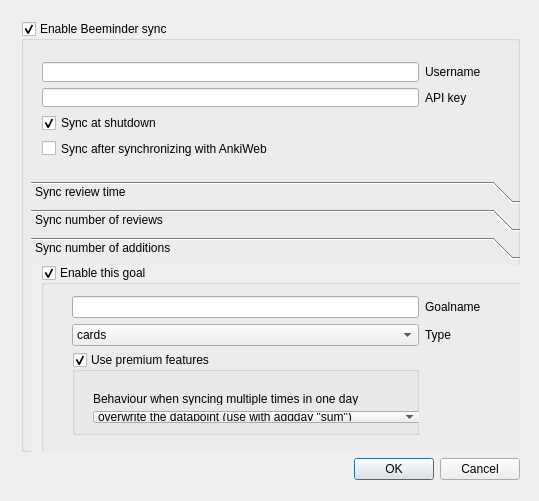
<?xml version="1.0" encoding="UTF-8"?>
<ui version="4.0">
 <class>BeeminderSettings</class>
 <widget class="QDialog" name="BeeminderSettings">
  <property name="geometry">
   <rect>
    <x>0</x>
    <y>0</y>
    <width>539</width>
    <height>501</height>
   </rect>
  </property>
  <property name="windowTitle">
   <string>Beeminder Settings</string>
  </property>
  <widget class="QWidget" name="gridLayoutWidget">
   <property name="geometry">
    <rect>
     <x>10</x>
     <y>10</y>
     <width>521</width>
     <height>481</height>
    </rect>
   </property>
   <layout class="QGridLayout" name="top_gridLayout">
    <item row="2" column="0">
     <widget class="QDialogButtonBox" name="buttonBox">
      <property name="standardButtons">
       <set>QDialogButtonBox::Cancel|QDialogButtonBox::Ok</set>
      </property>
     </widget>
    </item>
    <item row="1" column="0">
     <widget class="QGroupBox" name="enabled">
      <property name="enabled">
       <bool>true</bool>
      </property>
      <property name="title">
       <string>Enable Beeminder sync</string>
      </property>
      <property name="checkable">
       <bool>true</bool>
      </property>
      <widget class="QWidget" name="gridLayoutWidget_4">
       <property name="geometry">
        <rect>
         <x>10</x>
         <y>30</y>
         <width>461</width>
         <height>118</height>
        </rect>
       </property>
       <layout class="QGridLayout" name="general_gridLayout">
        <item row="2" column="0">
         <widget class="QCheckBox" name="shutdown">
          <property name="enabled">
           <bool>true</bool>
          </property>
          <property name="text">
           <string>Sync at shutdown</string>
          </property>
          <property name="checked">
           <bool>true</bool>
          </property>
         </widget>
        </item>
        <item row="1" column="0">
         <widget class="QLineEdit" name="token"/>
        </item>
        <item row="0" column="1">
         <widget class="QLabel" name="username_label">
          <property name="text">
           <string>Username</string>
          </property>
         </widget>
        </item>
        <item row="0" column="0">
         <widget class="QLineEdit" name="username"/>
        </item>
        <item row="1" column="1">
         <widget class="QLabel" name="token_label">
          <property name="text">
           <string>API key</string>
          </property>
         </widget>
        </item>
        <item row="3" column="0">
         <widget class="QCheckBox" name="ankiweb">
          <property name="text">
           <string>Sync after synchronizing with AnkiWeb</string>
          </property>
         </widget>
        </item>
       </layout>
      </widget>
      <widget class="QToolBox" name="goals_toolBox">
       <property name="geometry">
        <rect>
         <x>10</x>
         <y>160</y>
         <width>501</width>
         <height>281</height>
        </rect>
       </property>
       <property name="currentIndex">
        <number>2</number>
       </property>
       <widget class="QWidget" name="time_page">
        <property name="geometry">
         <rect>
          <x>0</x>
          <y>0</y>
          <width>501</width>
          <height>188</height>
         </rect>
        </property>
        <attribute name="label">
         <string>Sync review time</string>
        </attribute>
        <widget class="QGroupBox" name="time_enabled">
         <property name="geometry">
          <rect>
           <x>10</x>
           <y>0</y>
           <width>491</width>
           <height>191</height>
          </rect>
         </property>
         <property name="title">
          <string>Enable this goal</string>
         </property>
         <property name="checkable">
          <bool>true</bool>
         </property>
         <widget class="QWidget" name="gridLayoutWidget_2">
          <property name="geometry">
           <rect>
            <x>20</x>
            <y>20</y>
            <width>431</width>
            <height>161</height>
           </rect>
          </property>
          <layout class="QGridLayout" name="gridLayout">
           <item row="2" column="1">
            <widget class="QLabel" name="time_slug_label">
             <property name="text">
              <string>Goalname</string>
             </property>
            </widget>
           </item>
           <item row="3" column="0">
            <widget class="QComboBox" name="time_units">
             <item>
              <property name="text">
               <string>hours</string>
              </property>
             </item>
             <item>
              <property name="text">
               <string>minutes</string>
              </property>
             </item>
             <item>
              <property name="text">
               <string>seconds</string>
              </property>
             </item>
            </widget>
           </item>
           <item row="3" column="1">
            <widget class="QLabel" name="time_units_label">
             <property name="text">
              <string>Goal units</string>
             </property>
            </widget>
           </item>
           <item row="6" column="0">
            <widget class="QGroupBox" name="time_premium">
             <property name="title">
              <string>Use premium features</string>
             </property>
             <property name="checkable">
              <bool>true</bool>
             </property>
             <property name="checked">
              <bool>true</bool>
             </property>
             <widget class="QWidget" name="gridLayoutWidget_3">
              <property name="geometry">
               <rect>
                <x>10</x>
                <y>30</y>
                <width>350</width>
                <height>52</height>
               </rect>
              </property>
              <layout class="QGridLayout" name="time_premium_gridLayout">
               <item row="1" column="0">
                <widget class="QComboBox" name="time_agg">
                 <item>
                  <property name="text">
                   <string extracomment="use with the default sum aggregation">overwrite the datapoint (use with aggday &quot;sum&quot;)</string>
                  </property>
                 </item>
                 <item>
                  <property name="text">
                   <string extracomment="use with last or max aggregation">keep multiple datapoints (use with &quot;last&quot;, &quot;max&quot;, ...)</string>
                  </property>
                 </item>
                </widget>
               </item>
               <item row="0" column="0">
                <widget class="QLabel" name="time_agg_label">
                 <property name="text">
                  <string>Behaviour when syncing multiple times in one day</string>
                 </property>
                </widget>
               </item>
              </layout>
             </widget>
            </widget>
           </item>
           <item row="2" column="0">
            <widget class="QLineEdit" name="time_slug"/>
           </item>
          </layout>
         </widget>
        </widget>
       </widget>
       <widget class="QWidget" name="reviewed_page">
        <property name="geometry">
         <rect>
          <x>0</x>
          <y>0</y>
          <width>501</width>
          <height>188</height>
         </rect>
        </property>
        <attribute name="label">
         <string>Sync number of reviews</string>
        </attribute>
        <widget class="QGroupBox" name="reviewed_enabled">
         <property name="geometry">
          <rect>
           <x>10</x>
           <y>0</y>
           <width>491</width>
           <height>181</height>
          </rect>
         </property>
         <property name="title">
          <string>Enable this goal</string>
         </property>
         <property name="checkable">
          <bool>true</bool>
         </property>
         <widget class="QWidget" name="gridLayoutWidget_7">
          <property name="geometry">
           <rect>
            <x>20</x>
            <y>20</y>
            <width>431</width>
            <height>131</height>
           </rect>
          </property>
          <layout class="QGridLayout" name="gridLayout_4">
           <item row="2" column="1">
            <widget class="QLabel" name="reviewed_slug_label">
             <property name="text">
              <string>Goalname</string>
             </property>
            </widget>
           </item>
           <item row="5" column="0">
            <widget class="QGroupBox" name="reviewed_premium">
             <property name="title">
              <string>Use premium features</string>
             </property>
             <property name="checkable">
              <bool>true</bool>
             </property>
             <property name="checked">
              <bool>true</bool>
             </property>
             <widget class="QWidget" name="gridLayoutWidget_8">
              <property name="geometry">
               <rect>
                <x>10</x>
                <y>30</y>
                <width>350</width>
                <height>52</height>
               </rect>
              </property>
              <layout class="QGridLayout" name="gridLayout_5">
               <item row="1" column="0">
                <widget class="QComboBox" name="reviewed_agg">
                 <item>
                  <property name="text">
                   <string extracomment="use with the default sum aggregation">overwrite the datapoint (use with aggday &quot;sum&quot;)</string>
                  </property>
                 </item>
                 <item>
                  <property name="text">
                   <string extracomment="use with last or max aggregation">keep multiple datapoints (use with &quot;last&quot;, &quot;max&quot;, ...)</string>
                  </property>
                 </item>
                </widget>
               </item>
               <item row="0" column="0">
                <widget class="QLabel" name="reviewed_agg_label">
                 <property name="text">
                  <string>Behaviour when syncing multiple times in one day</string>
                 </property>
                </widget>
               </item>
              </layout>
             </widget>
            </widget>
           </item>
           <item row="2" column="0">
            <widget class="QLineEdit" name="reviewed_slug"/>
           </item>
          </layout>
         </widget>
        </widget>
       </widget>
       <widget class="QWidget" name="added_page">
        <property name="geometry">
         <rect>
          <x>0</x>
          <y>0</y>
          <width>501</width>
          <height>188</height>
         </rect>
        </property>
        <attribute name="label">
         <string>Sync number of additions</string>
        </attribute>
        <widget class="QGroupBox" name="added_enabled">
         <property name="geometry">
          <rect>
           <x>10</x>
           <y>0</y>
           <width>491</width>
           <height>191</height>
          </rect>
         </property>
         <property name="title">
          <string>Enable this goal</string>
         </property>
         <property name="checkable">
          <bool>true</bool>
         </property>
         <widget class="QWidget" name="gridLayoutWidget_5">
          <property name="geometry">
           <rect>
            <x>20</x>
            <y>20</y>
            <width>431</width>
            <height>161</height>
           </rect>
          </property>
          <layout class="QGridLayout" name="gridLayout_3">
           <item row="2" column="1">
            <widget class="QLabel" name="added_slug_label">
             <property name="text">
              <string>Goalname</string>
             </property>
            </widget>
           </item>
           <item row="5" column="0">
            <widget class="QGroupBox" name="added_premium">
             <property name="title">
              <string>Use premium features</string>
             </property>
             <property name="checkable">
              <bool>true</bool>
             </property>
             <property name="checked">
              <bool>true</bool>
             </property>
             <widget class="QWidget" name="gridLayoutWidget_6">
              <property name="geometry">
               <rect>
                <x>10</x>
                <y>30</y>
                <width>350</width>
                <height>52</height>
               </rect>
              </property>
              <layout class="QGridLayout" name="premium_gridLayout">
               <item row="1" column="0">
                <widget class="QComboBox" name="added_agg">
                 <item>
                  <property name="text">
                   <string extracomment="use with the default sum aggregation">overwrite the datapoint (use with aggday &quot;sum&quot;)</string>
                  </property>
                 </item>
                 <item>
                  <property name="text">
                   <string extracomment="use with last or max aggregation">keep multiple datapoints (use with &quot;last&quot;, &quot;max&quot;, ...)</string>
                  </property>
                 </item>
                </widget>
               </item>
               <item row="0" column="0">
                <widget class="QLabel" name="added_agg_label">
                 <property name="text">
                  <string>Behaviour when syncing multiple times in one day</string>
                 </property>
                </widget>
               </item>
              </layout>
             </widget>
            </widget>
           </item>
           <item row="2" column="0">
            <widget class="QLineEdit" name="added_slug"/>
           </item>
           <item row="3" column="0">
            <widget class="QComboBox" name="added_type">
             <item>
              <property name="text">
               <string>cards</string>
              </property>
             </item>
             <item>
              <property name="text">
               <string>notes</string>
              </property>
             </item>
            </widget>
           </item>
           <item row="3" column="1">
            <widget class="QLabel" name="added_type_label">
             <property name="text">
              <string>Type</string>
             </property>
            </widget>
           </item>
          </layout>
         </widget>
        </widget>
       </widget>
      </widget>
     </widget>
    </item>
   </layout>
  </widget>
 </widget>
 <layoutdefault spacing="6" margin="11"/>
 <tabstops>
  <tabstop>enabled</tabstop>
  <tabstop>time_slug</tabstop>
  <tabstop>time_units</tabstop>
  <tabstop>time_premium</tabstop>
  <tabstop>time_agg</tabstop>
 </tabstops>
 <resources/>
 <connections/>
</ui>
